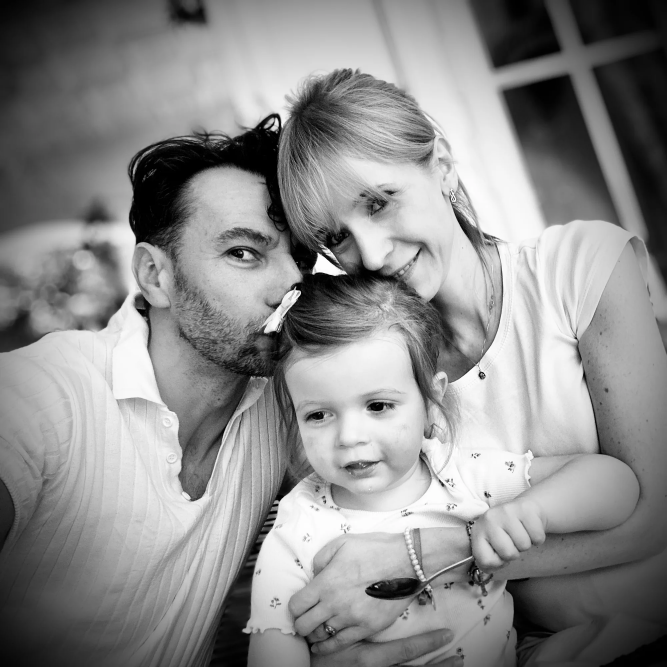
#> input picture images/optimized/a-01-desktop.webp, 2000 x 2000 px, given in place of w-01-full.jpg, which was not available (shown at 1/3 size)
$ python make_og.py
#> lines starting #> are read from the running program, lines starting #| are printed output that depends on the picture; pictures that were not available may be replaced by others from this repository, and a replacement may not be noted
# -*- coding: utf-8 -*-
"""
Generuje brandowaną grafikę Open Graph (1200x630) dla portfolio.
Bohaterem jest kadr hero (złota godzina), na nim cinematic scrim + typografia marki
(Cormorant Garamond + Jost) i akcent szampana — spójnie z resztą strony.

Uruchom z katalogu projektu:  python scripts/make_og.py
Wynik: images/home/og-image.jpg
"""
from PIL import Image, ImageDraw, ImageFont
from pathlib import Path

ROOT   = Path(__file__).resolve().parent.parent
SRC    = ROOT / "images" / "optimized" / "w-01-full.jpg"   # złota godzina, para w polu
OUTDIR = ROOT / "images" / "home"
OUT    = OUTDIR / "og-image.jpg"
FONTS  = ROOT / "assets" / "fonts"

W, H = 1200, 630

# --- paleta (z design systemu) ---
INK       = (11, 11, 12)
BONE      = (244, 241, 236)
BONE2     = (198, 192, 181)
BONE3     = (140, 135, 126)
WHITE     = (255, 255, 255)
CHAMPAGNE = (194, 166, 107)

def font(name, size, wght=None, italic=False):
    f = ImageFont.truetype(str(FONTS / name), size)
    if wght is not None:
        try: f.set_variation_by_axes([wght])
        except Exception: pass
    return f

# ---------------------------------------------------------------- tło: cover-crop
img = Image.open(SRC).convert("RGB")
#> img is the input picture: PIL image 2000x2000 RGB; mean R, G, B 139.6, 139.6, 139.6
sw, sh = img.size
scale = max(W / sw, H / sh)
nw, nh = round(sw * scale), round(sh * scale)
img = img.resize((nw, nh), Image.LANCZOS)
#> img: PIL image 1200x1200 RGB
# bias ku górze (jak object-position: center 38% w hero)
left = (nw - W) // 2
top  = round((nh - H) * 0.30)
img  = img.crop((left, top, left + W, top + H))
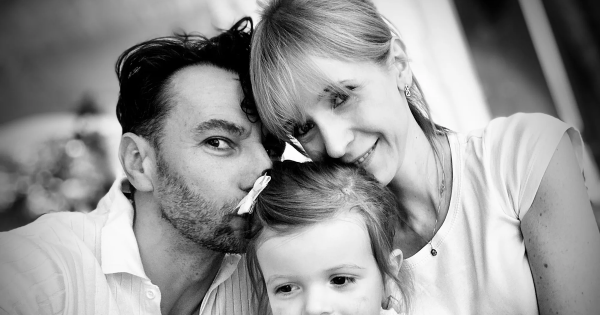
#> img: PIL image 1200x630 RGB (shown at 1/2 size); mean R, G, B 148.6, 148.6, 148.6

# ---------------------------------------------------------------- scrim cinematic
# 1) lekkie globalne przyciemnienie, by kość-biel tekstu „siadła"
overlay = Image.new("RGB", (W, H), INK)
img = Image.blend(img, overlay, 0.22)
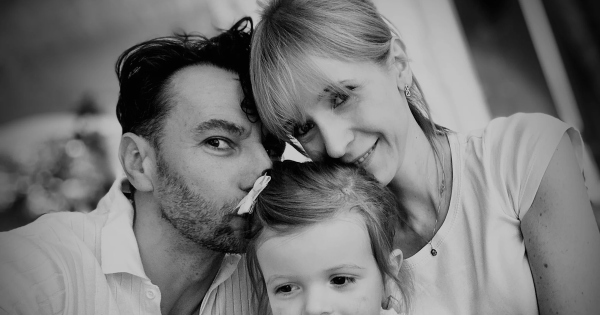
#> img: PIL image 1200x630 RGB (shown at 1/2 size); mean R, G, B 117.8, 117.8, 118.1

# 2) pionowy gradient: ciemniej u góry (nav) i mocno u dołu (tekst)
grad = Image.new("L", (1, H), 0)
for y in range(H):
    t = y / (H - 1)
    top_a = 172 * (1 - min(t / 0.42, 1)) ** 0.9    # góra (mocniej, by marka czytała)
    bot_a = 235 * max((t - 0.42) / 0.58, 0) ** 1.25  # dół
    grad.putpixel((0, y), int(min(top_a + bot_a, 255)))
grad = grad.resize((W, H))
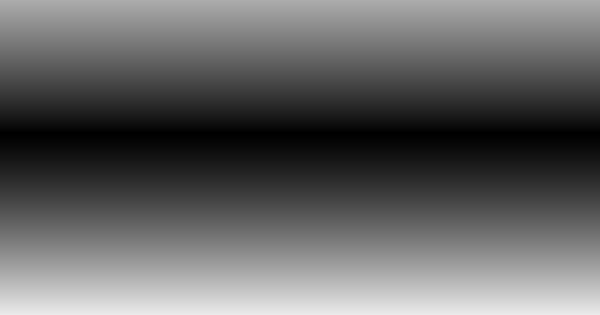
#> grad: PIL image 1200x630 L (shown at 1/2 size); min 0, max 235, mean 98.3
img = Image.composite(Image.new("RGB", (W, H), INK), img, grad)
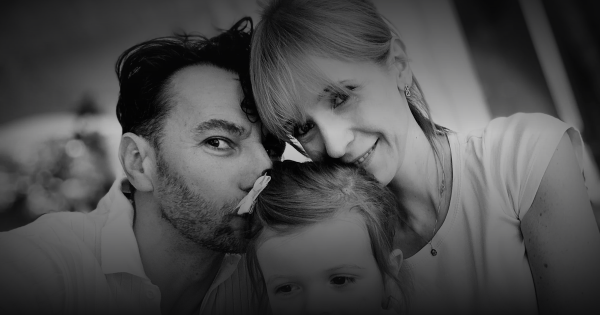
#> img: PIL image 1200x630 RGB (shown at 1/2 size); mean R, G, B 75.8, 75.8, 76.4

# 3) delikatna winieta
vig = Image.new("L", (W, H), 0)
#> vig: PIL image 1200x630 L; every value is 0
vd = ImageDraw.Draw(vig)
vd.ellipse((-W * 0.30, -H * 0.42, W * 1.30, H * 1.55), fill=255)
vig = vig.point(lambda a: 255 - a)             # ciemniej przy krawędziach
img = Image.composite(Image.new("RGB", (W, H), INK), img, vig.point(lambda a: int(a * 0.45)))

draw = ImageDraw.Draw(img)
CX = W // 2

# ---------------------------------------------------------------- helper: tracking
def tracked(cx, y, text, fnt, fill, tracking):
#> called with cx = 600, y = 150, text = 'MARIUSZ ŚWIERGULA', fill = (198, 192, 181), tracking = 7
    widths = [draw.textlength(ch, font=fnt) for ch in text]
#> widths = [16.39, 13, 13.2, 5.61, 13.91, 12.06, 13.02, 6.05, 12.06, 18.78, 5.61, 12, 13.2, 14.72, 13.91, 10.58, 13]
    total = sum(widths) + tracking * (len(text) - 1)
#> total = 319.1
    x = cx - total / 2
#> x = 440.5
    for ch, w in zip(text, widths):
        draw.text((x, y), ch, font=fnt, fill=fill, anchor="lm")
        x += w + tracking
#> this loop made 17 passes
#> (ch, w, x) on passes 1 to 8: ('M', 16.39, 463.8), ('A', 13, 483.8), ('R', 13.2, 504), ('I', 5.61, 516.7), ('U', 13.91, 537.6), ('S', 12.06, 556.6), ('Z', 13.02, 576.6), (' ', 6.05, 589.7)
#> after the loop, x = 766.5
    return total

# ---------------------------------------------------------------- monogram + marka
draw.text((CX, 92), "M", font=font("Cormorant.ttf", 86, 600), fill=BONE, anchor="mm")
tracked(CX, 150, "MARIUSZ ŚWIERGULA", font("Jost.ttf", 19, 400), BONE2, 7)

# ---------------------------------------------------------------- hasło (bohater)
draw.text((CX, 312), "Historie zapisane",
          font=font("Cormorant.ttf", 78, 500), fill=BONE, anchor="mm")
draw.text((CX, 392), "światłem i emocjami",
          font=font("Cormorant-Italic.ttf", 78, 500), fill=WHITE, anchor="mm")

# ---------------------------------------------------------------- akcent + kicker
rule_w = 58
draw.line((CX - rule_w // 2, 486, CX + rule_w // 2, 486), fill=CHAMPAGNE, width=2)
tracked(CX, 524, "FOTOGRAFIA ŚLUBNA I RODZINNA", font("Jost.ttf", 16, 500), CHAMPAGNE, 6)
#> the loop in tracked (call 2), `for ch, w in zip(text, widths):` made 28 passes
#> (ch, w, x) on passes 1 to 8: ('F', 9.2, 396.8), ('O', 12.59, 415.4), ('T', 9.78, 431.1), ('O', 12.59, 449.7), ('G', 12.41, 468.1), ('R', 11.12, 485.3), ('A', 10.95, 502.2), ('F', 9.2, 517.4)

# ---------------------------------------------------------------- zapis
OUTDIR.mkdir(parents=True, exist_ok=True)
img.save(OUT, "JPEG", quality=88, optimize=True, progressive=True)
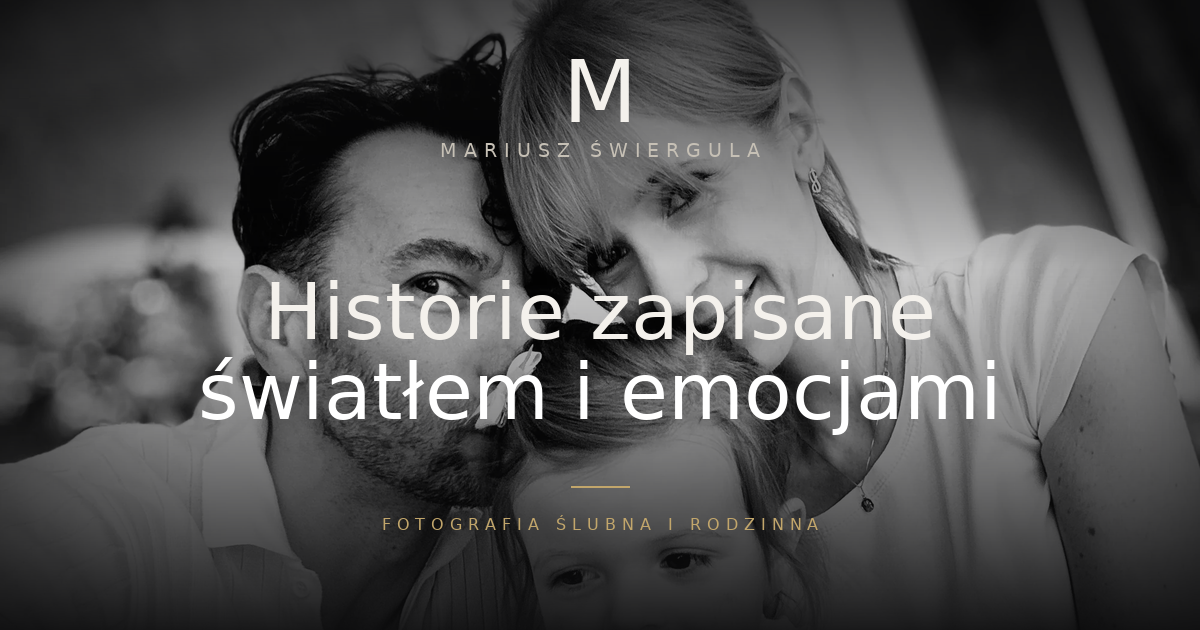
#> saved as og-image.jpg: PIL image 1200x630 RGB; mean R, G, B 81.1, 81, 81.3
print("OG zapisany:", OUT, img.size, f"{OUT.stat().st_size/1024:.0f} KB")
#| OG zapisany: images/home/og-image.jpg (1200, 630) 88 KB
